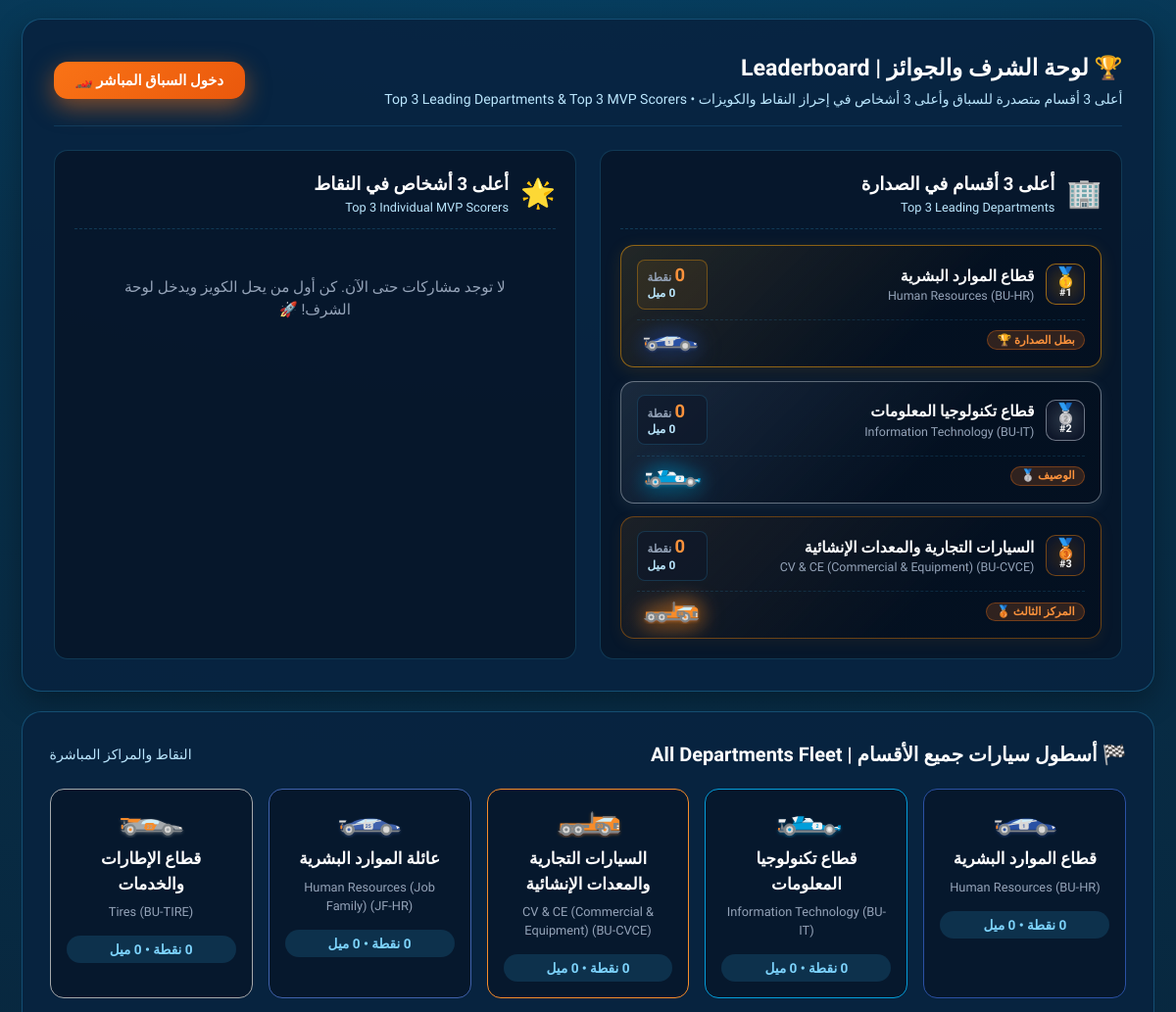
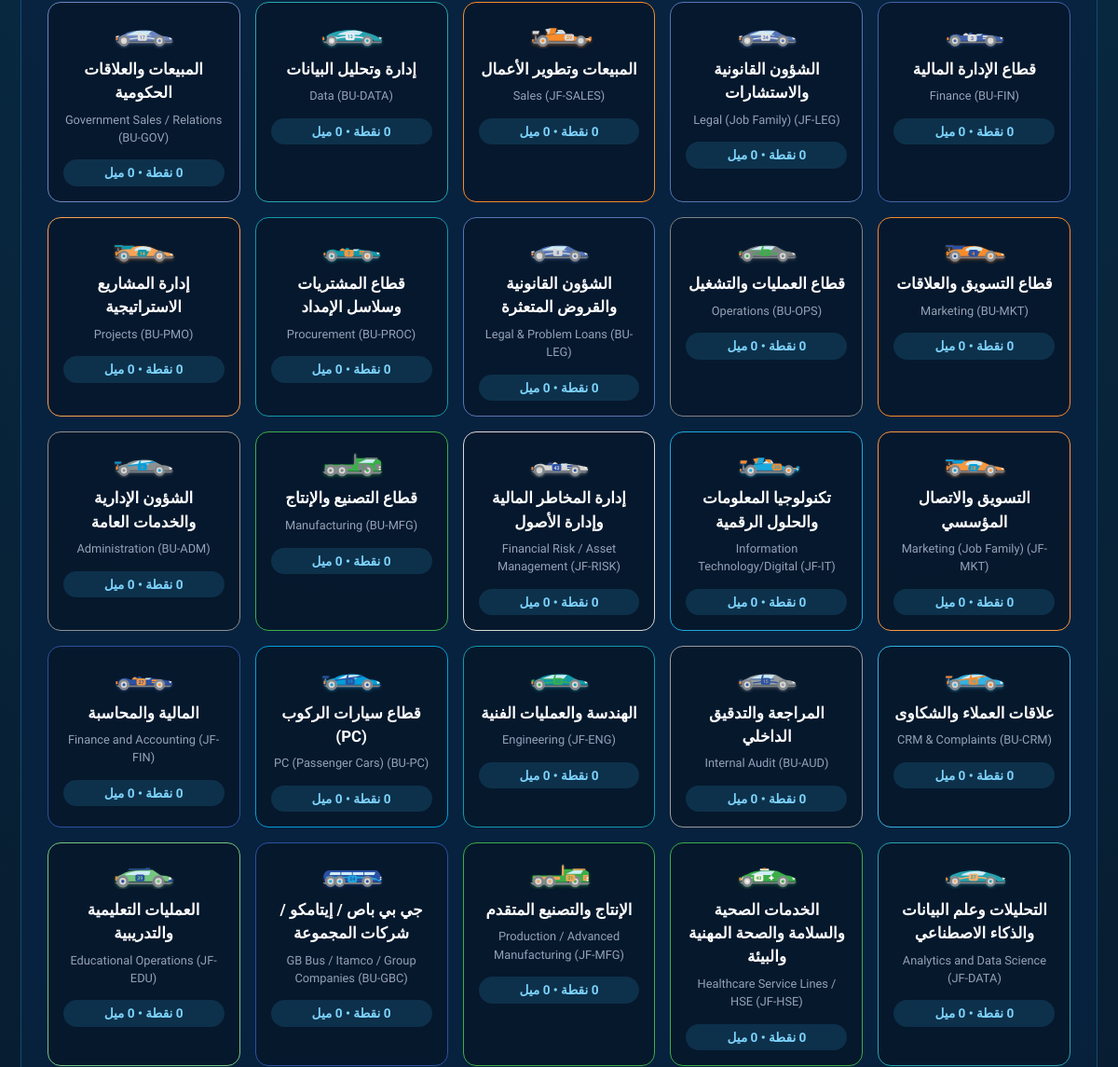
Before: / (middle part) with the older database file (2 pictures, top to bottom).
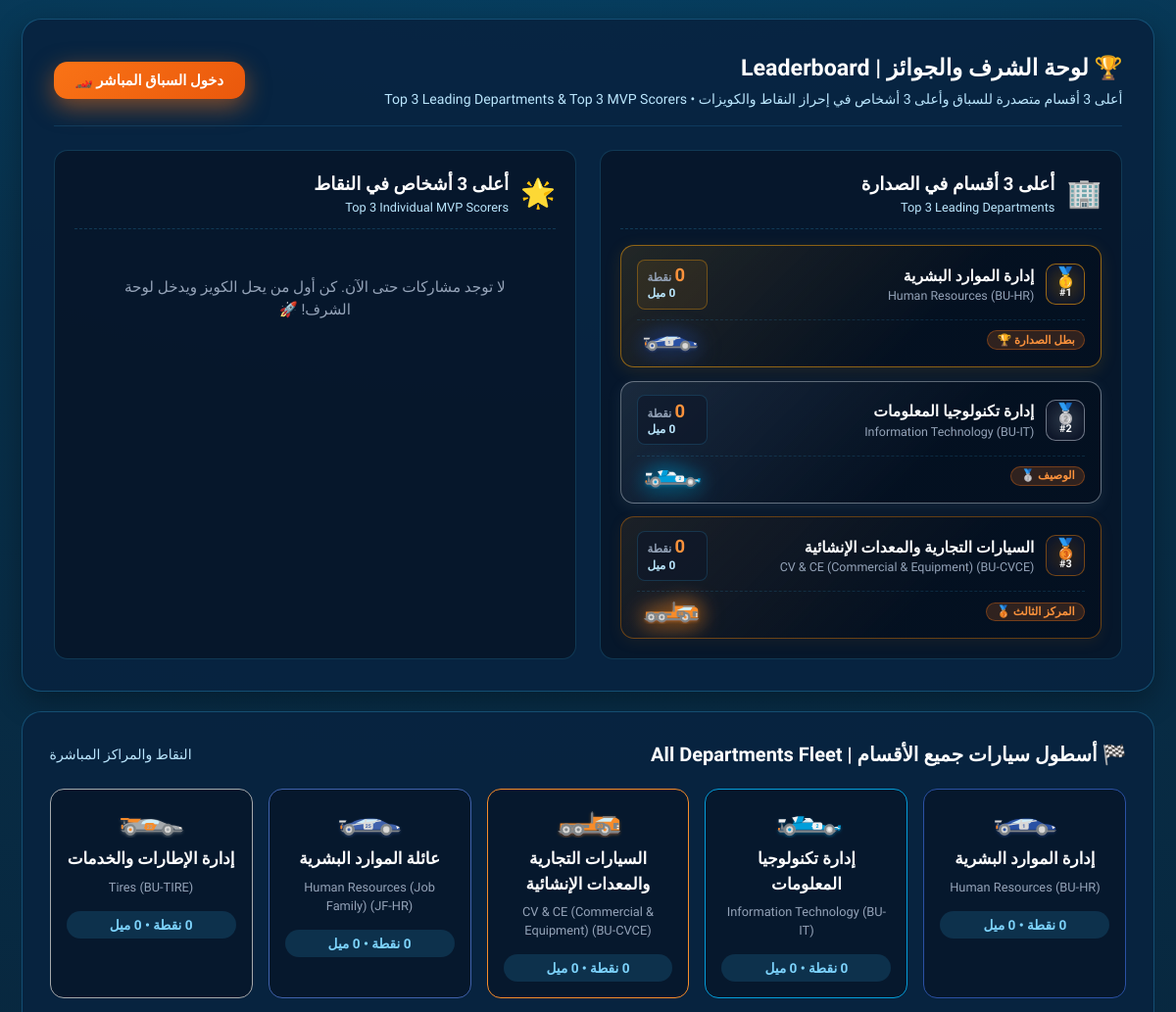
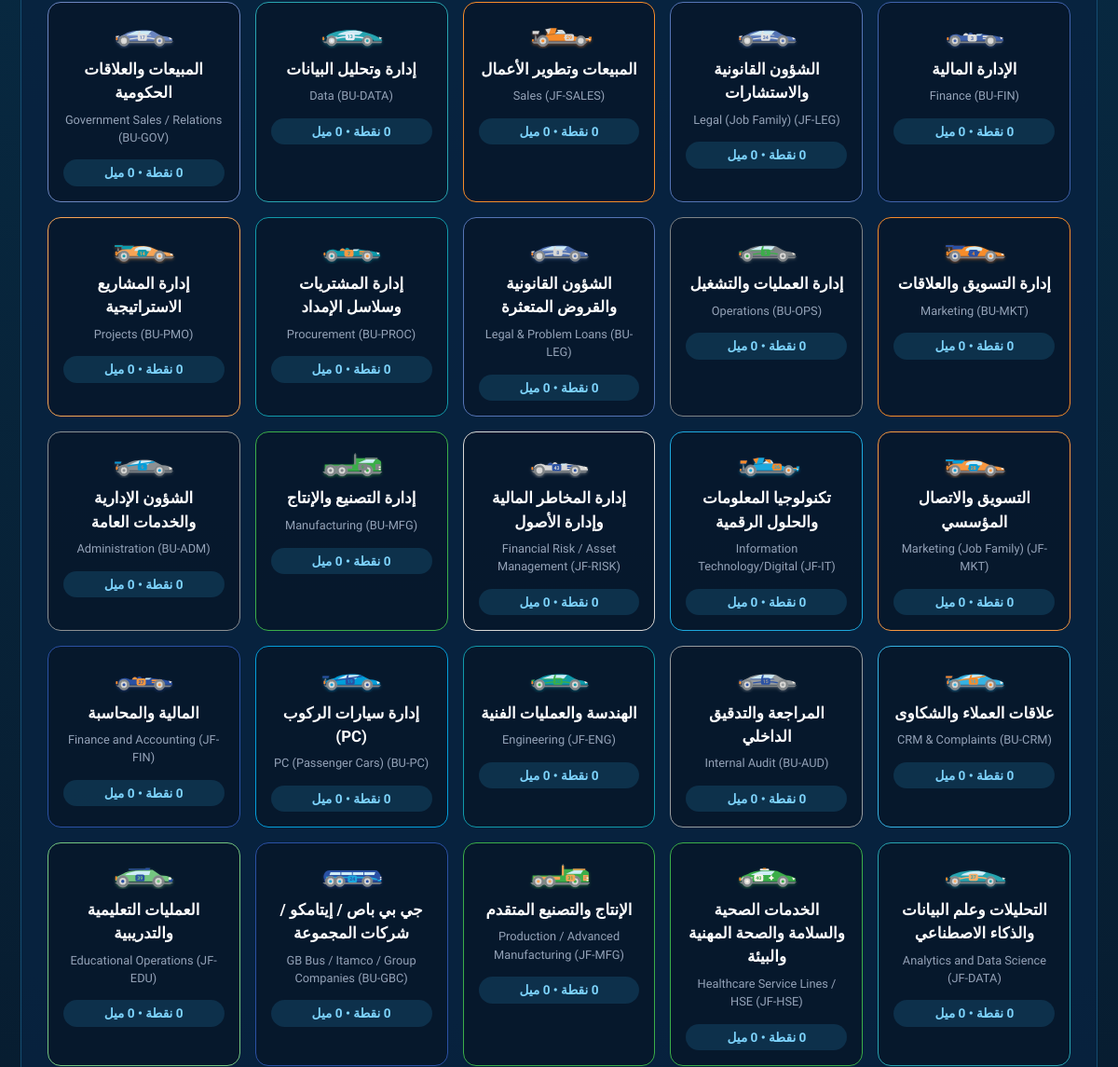
After: the same page with the newer database file (2 pictures, top to bottom).
### tables this page shows
CREATE TABLE IF NOT EXISTS `departments` (
    `id` VARCHAR(32) PRIMARY KEY,
    `name_en` VARCHAR(100) NOT NULL,
    `name_ar` VARCHAR(100) NOT NULL,
    `code` VARCHAR(20) NOT NULL UNIQUE,
    `category` VARCHAR(50) NOT NULL DEFAULT 'bu',
    `password` VARCHAR(255) NOT NULL DEFAULT '1234',
    `color` VARCHAR(32) NOT NULL DEFAULT '#38bdf8',
    `secondary_color` VARCHAR(32) NOT NULL DEFAULT '#d9d8d6',
    `car_model` VARCHAR(50) NOT NULL DEFAULT 'gt_coupe',
    `livery_style` VARCHAR(50) NOT NULL DEFAULT 'stripes',
    `racing_num` INT NOT NULL DEFAULT 1,
    `car_emoji` VARCHAR(16) NOT NULL DEFAULT '🏎️',
    `position` INT NOT NULL DEFAULT 0,
    `total_points` INT NOT NULL DEFAULT 0,
    `created_at` TIMESTAMP DEFAULT CURRENT_TIMESTAMP
);

### index.php (the view, shortened to what this page needs)
<?php
$pdo = getDBConnection();
$departments = $pdo->query("SELECT * FROM `departments` ORDER BY `position` DESC, `total_points` DESC")->fetchAll();
$topDepts = $pdo->query("SELECT * FROM `departments` ORDER BY `total_points` DESC, `position` DESC LIMIT 3")->fetchAll();
$stmtTopUsers = $pdo->query("
    SELECT
        u.id,
        u.name,
        u.email,
        u.department_id,
        d.name_ar AS dept_name_ar,
        d.name_en AS dept_name_en,
        d.code AS dept_code,
        d.color AS dept_color,
        d.car_emoji,
        (
            COALESCE((SELECT SUM(qa.points_earned) FROM `quiz_attempts` qa WHERE qa.user_id = u.id), 0) +
            COALESCE((SELECT SUM(ps.points_awarded) FROM `photo_submissions` ps WHERE ps.user_id = u.id AND ps.status = 'approved'), 0)
        ) AS total_score,
        (
            SELECT COUNT(*) FROM `quiz_attempts` qa WHERE qa.user_id = u.id AND qa.is_correct = 1
        ) AS correct_answers_count
    FROM `users` u
    LEFT JOIN `departments` d ON u.department_id = d.id
    ORDER BY total_score DESC, correct_answers_count DESC, u.id ASC
    LIMIT 3
");
$topUsers = $stmtTopUsers->fetchAll();
?>
<!DOCTYPE html>
<html lang="ar" dir="rtl">
<head>
    <link rel="stylesheet" href="css/main.css?v=30">
    <link rel="stylesheet" href="css/auth.css?v=30">
</head>
<body>
    <div class="app-wrapper">
        <section class="home-leaderboard-section" id="home-leaderboard">
            <div class="home-section-header">
                <div>
                    <h2 class="home-section-title">
                        <span>🏆 لوحة الشرف والجوائز | Leaderboard</span>
                    </h2>
                    <div class="home-section-subtitle">
                        أعلى 3 أقسام متصدرة للسباق وأعلى 3 أشخاص في إحراز النقاط والكويزات • Top 3 Leading Departments & Top 3 MVP Scorers
                    </div>
                </div>
                <a href="game.php" class="btn-b2s-primary" style="padding:0.5rem 1.35rem; font-size:0.92rem; text-decoration:none;">
                    دخول السباق المباشر 🏎️
                </a>
            </div>
            <div class="home-leaderboard-dual">
                <div class="leaderboard-podium-card">
                    <div class="podium-card-header">
                        <span class="podium-card-icon">🏢</span>
                        <div>
                            <h3 class="podium-card-title">أعلى 3 أقسام في الصدارة</h3>
                            <div class="podium-card-sub">Top 3 Leading Departments</div>
                        </div>
                    </div>
                    <div class="podium-entries">
                        <?php
                        $medals = ['🥇', '🥈', '🥉'];
                        $deptBadgesAr = ['بطل الصدارة 🏆', 'الوصيف 🥈', 'المركز الثالث 🥉'];
                        $podiumClasses = ['gold-podium', 'silver-podium', 'bronze-podium'];
                        foreach ($topDepts as $idx => $d):
                        ?>
                            <div class="podium-row <?= $podiumClasses[$idx] ?? '' ?>">
                                <div class="podium-row-main">
                                    <div class="podium-medal-col">
                                        <span class="podium-medal-symbol"><?= $medals[$idx] ?></span>
                                        <span class="podium-rank-tag">#<?= $idx + 1 ?></span>
                                    </div>
                                    <div class="podium-info-col">
                                        <div class="podium-title-ar"><?= htmlspecialchars($d['name_ar']) ?></div>
                                        <div class="podium-title-en"><?= htmlspecialchars($d['name_en']) ?> (<?= htmlspecialchars($d['code']) ?>)</div>
                                    </div>
                                    <div class="podium-score-col">
                                        <div class="podium-pts-val"><?= (int)$d['total_points'] ?> <small>نقطة</small></div>
                                        <div class="podium-mile-val"><?= (int)$d['position'] * 10 ?> ميل</div>
                                    </div>
                                </div>
                                <div class="podium-row-footer">
                                    <div class="podium-badge-tag"><?= $deptBadgesAr[$idx] ?></div>
                                    <div class="podium-avatar-col" data-dept-car="<?= htmlspecialchars($d['id']) ?>" data-car-w="68" data-car-h="26" style="filter:drop-shadow(0 0 10px <?= htmlspecialchars($d['color']) ?>);">
                                    </div>
                                </div>
                            </div>
                        <?php endforeach; ?>
                    </div>
                </div>
                <div class="leaderboard-podium-card">
                    <div class="podium-card-header">
                        <span class="podium-card-icon">🌟</span>
                        <div>
                            <h3 class="podium-card-title">أعلى 3 أشخاص في النقاط</h3>
                            <div class="podium-card-sub">Top 3 Individual MVP Scorers</div>
                        </div>
                    </div>
                    <div class="podium-entries">
                        <?php if (empty($topUsers)): ?>
                            <div style="text-align:center; padding:2rem; color:var(--white-muted); font-size:0.95rem;">
                                لا توجد مشاركات حتى الآن. كن أول من يحل الكويز ويدخل لوحة الشرف! 🚀
                            </div>
                        <?php endif; ?>
                    </div>
                </div>
            </div>
        </section>
        <section style="background:var(--bg-card); border:1px solid var(--border-color); border-radius:var(--radius-lg); padding:clamp(0.85rem, 2.5vw, 1.75rem); display:flex; flex-direction:column; gap:1.25rem;">
            <div style="display:flex; justify-content:space-between; align-items:center; flex-wrap:wrap; gap:0.5rem;">
                <h3 style="font-size:1.25rem; font-weight:800; color:#ffffff; display:flex; align-items:center; gap:0.5rem;">
                    <span>🏁 أسطول سيارات جميع الأقسام | All Departments Fleet</span>
                </h3>
                <span style="font-size:0.88rem; color:var(--baby-blue-soft);">النقاط والمراكز المباشرة</span>
            </div>
            <div style="display:grid; grid-template-columns:repeat(auto-fit, minmax(min(100%, 180px), 1fr)); gap:1rem;">
                <?php foreach ($departments as $dept): ?>
                    <div style="background:rgba(7, 21, 38, 0.7); border:1px solid <?= htmlspecialchars($dept['color']) ?>; border-radius:var(--radius-md); padding:1rem; text-align:center; display:flex; flex-direction:column; gap:0.4rem;">
                        <span data-dept-car="<?= htmlspecialchars($dept['id']) ?>" data-car-w="74" data-car-h="30" style="display:inline-flex;justify-content:center;align-items:center;min-height:36px;">
                        </span>
                        <div style="font-weight:800; font-size:1.05rem; color:#ffffff;"><?= htmlspecialchars($dept['name_ar']) ?></div>
                        <div style="font-size:0.8rem; color:var(--white-muted);"><?= htmlspecialchars($dept['name_en']) ?> (<?= htmlspecialchars($dept['code']) ?>)</div>
                        <div style="margin-top:0.5rem; background:rgba(56, 189, 248, 0.15); border-radius:999px; padding:0.25rem 0.5rem; font-weight:700; color:var(--baby-blue-light); font-size:0.85rem;">
                            <?= (int)$dept['total_points'] ?> نقطة • <?= (int)$dept['position'] * 10 ?> ميل
                        </div>
                    </div>
                <?php endforeach; ?>
            </div>
        </section>
    </div>
</body>
</html>

### css/main.css (style rules this page uses)
:root { --baby-blue: #38bdf8; --baby-blue-light: #7dd3fc; --baby-blue-soft: #bae6fd; --baby-blue-foam: #e0f2fe; --baby-blue-glow: rgba(56, 189, 248, 0.5); --blue-dark: #071526; --blue-navy: #082f49; --blue-mid: #0369a1; --blue-ocean: #0284c7; --orange-sun: #f97316; --orange-bright: #ea580c; --orange-amber: #fb923c; --orange-warm: #f59e0b; --white-pure: #ffffff; --white-soft: #f8fafc; --white-muted: #94a3b8; --bg-dark: #071526; --bg-card: rgba(8, 35, 64, 0.9); --bg-card-hover: rgba(12, 48, 88, 0.95); --border-color: rgba(56, 189, 248, 0.28); --border-glow: rgba(56, 189, 248, 0.6); --border-orange: rgba(249, 115, 22, 0.5); --font-main: 'Cairo', sans-serif; --font-heading: 'Cairo', sans-serif; --font-subheading: 'Cairo', sans-serif; --font-body: 'Cairo', sans-serif; --font-arabic: 'Cairo', sans-serif; --radius-sm: 8px; --radius-md: 14px; --radius-lg: 20px; --glass-backdrop: blur(14px); --transition-fast: 0.15s ease; --transition-norm: 0.3s cubic-bezier(0.4, 0, 0.2, 1); }
*, *::before, *::after { box-sizing: border-box; margin: 0; padding: 0; font-family: 'Cairo', sans-serif !important; -webkit-tap-highlight-color: transparent; }
html, body, input, button, select, textarea, optgroup, option { font-family: 'Cairo', sans-serif !important; }
html { -webkit-text-size-adjust: 100%; text-size-adjust: 100%; scroll-behavior: smooth; }
html, body { width: 100%; min-height: 100vh; background-color: var(--bg-dark); color: var(--white-pure); line-height: 1.5; direction: rtl; text-align: right; overflow-x: hidden; position: relative; }
body { background: radial-gradient(circle at 50% -10%, #0369a1 0%, #082f49 40%, #071526 100%); background-attachment: fixed; display: flex; justify-content: center; }
.app-wrapper { width: 100%; max-width: 1560px; margin: 0 auto; padding: clamp(0.5rem, 2vw, 1.75rem); display: flex; flex-direction: column; gap: 1.25rem; overflow-x: hidden; box-sizing: border-box; }
@media (max-width: 1280px) { .app-wrapper { max-width: 100%; padding: clamp(0.75rem, 1.8vw, 1.5rem); } }

Changed rows visible on the page:
changed departments "Human Resources": name_ar "قطاع الموارد البشرية" → "إدارة الموارد البشرية"
changed departments "Information Technology": name_ar "قطاع تكنولوجيا المعلومات" → "إدارة تكنولوجيا المعلومات"
changed departments "Tires": name_ar "قطاع الإطارات والخدمات" → "إدارة الإطارات والخدمات"
changed departments "Finance": name_ar "قطاع الإدارة المالية" → "الإدارة المالية"
changed departments "Marketing": name_ar "قطاع التسويق والعلاقات" → "إدارة التسويق والعلاقات"
changed departments "Operations": name_ar "قطاع العمليات والتشغيل" → "إدارة العمليات والتشغيل"
changed departments "Procurement": name_ar "قطاع المشتريات وسلاسل الإمداد" → "إدارة المشتريات وسلاسل الإمداد"
changed departments "Manufacturing": name_ar "قطاع التصنيع والإنتاج" → "إدارة التصنيع والإنتاج"
changed departments "PC (Passenger Cars)": name_ar "قطاع سيارات الركوب (PC)" → "إدارة سيارات الركوب (PC)"
